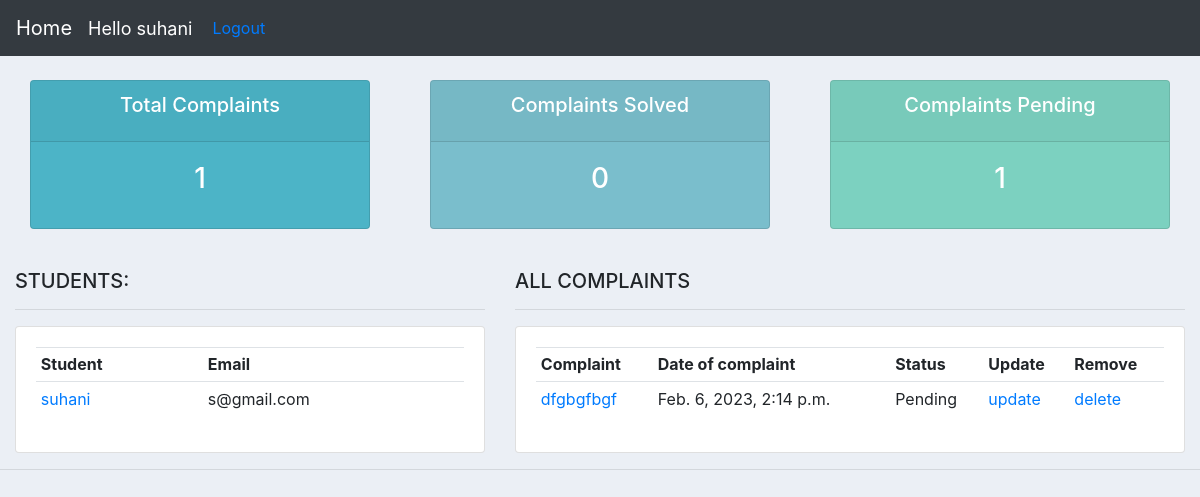
The page /home/ (signed in) on the database its author committed.
### portal/models.py (models this page shows, shortened)
class Student(models.Model):
    user=models.OneToOneField(User,null=True,on_delete=models.CASCADE)
    name = models.CharField(max_length=200, null=True)
    phone = models.CharField(max_length=10, null=True)
    email = models.CharField(max_length=200, null=True,validators=[EmailValidator("Email is not valid")])
    date_created = models.DateTimeField(auto_now_add=True, null=True)

class Complaint(models.Model):
    title = models.CharField(max_length=200)
    Area_choices= (
        ('Hostel','Hostel'),
        ('Academics','Academics'),
        ('Administrative','Administrative'),
        ('N','none'),
    )
    area=models.CharField(max_length=25,choices=Area_choices,default='N')
    Department_choice=(
        ('Computer Engineering' ,'Computer Engineering'),
        ('Electronics Engineering','Electronics Engineering'),
        ('Electrical Engineering','Electrical Engineering'),
        ('Civil Engineering','Civil Engineering'),
        ('Information Technology','Information Technology'),
        ('None','None'),
    )
    STATUS=(
        ('Pending','Pending'),
        ('Solved','Solved'),
    )
    status=models.CharField(max_length=8,null=True,choices=STATUS,default='Pending')
    Department=models.CharField(max_length=35,choices=Department_choice,default='N')
    details = models.TextField(blank=True)
    pub_date = models.DateTimeField(auto_now=True)
    student=models.ForeignKey(Student,on_delete=models.SET_NULL,null=True)

### portal/views.py (the view)
# urls.py: 2. Add a URL to urlpatterns:  path('', views.home, name='home')
@login_required(login_url='login')
def home(request):
    complaints = Complaint.objects.all()
    student = Student.objects.all()
    total_students = student.count()
    total_complaints = complaints.count()
    solved = complaints.filter(status='Solved').count()
    pending = complaints.filter(status='Pending').count()
    group=None
    if request.user.groups.exists():
        group=request.user.groups.all()[0].name
    if group == 'student':
        student=Student.objects.get(id=request.user.student.id)
        complaints = request.user.student.complaint_set.all()
        total_complaints = complaints.count()
        solved = complaints.filter(status='Solved').count()
        pending = complaints.filter(status='Pending').count()
    context = {
        'student': student,
        'complaints': complaints,
        'total_complaints': total_complaints,
        'solved': solved,
        'pending': pending
    }
    return render(request, 'dashboard.html', context)

### templates/dashboard.html (shortened to what this page needs)
{%  extends 'main.html' %}
{% block content %}
{%  include 'status.html' %}
<br>
<div class="row">
	{% if not request.user.is_staff %}
	<div class="col-md-5">
		<h5>STUDENTS:</h5>
		<hr>
		<div class="card card-body">
			<table class="table table-sm">
				<tr>
					<th>Student</th>
					<th>Email</th>
				</tr>
				<tr>
					<td><a href="{% url 'student' student.id %}" class="href">{{student.name}} </a></td>
					<td>{{student.email}}</td>
				</tr>
			</table>
			{% endif %}
		</div>
	</div>
	<div class="col-md-7">
		<h5>ALL  COMPLAINTS</h5>
		<hr>
		<div class="card card-body">
			<table class="table table-sm">
				<tr>
					<th>Complaint</th>
					<th>Date of complaint</th>
					<th>Status</th>
					{% if not request.user.is_staff %}
					<th>Update</th>
					{% endif %}
					<th>Remove</th>
				</tr>
				{% for complaint in complaints %}
				<tr>
					<td><a href="{% url 'complaint' complaint.id %} "  class="href">{{complaint.title}}</a></td>
					<td>{{complaint.pub_date}}</td>
					<td>{{complaint.status}}</td>
					{% if not request.user.is_staff %}
					<td><a href="{% url 'update_complaint' complaint.id %}" class="href">update</a></td>
					{% endif %}
					<td><a href="{% url 'delete_complaint' complaint.id %}" class="href">delete</a></td>
				</tr>
			   {% endfor %}
			</table>
		</div>
	</div>
</div>
{% endblock %}

### templates/navbar.html (shortened to what this page needs)
{% load static %}
<nav class="navbar navbar-expand-lg navbar-dark bg-dark">
    <a class="navbar-brand" href="{% url 'home2' %}">Home</a>
    <span class="hello-msg">Hello {{request.user}}</span>
    <span><a href="{% url 'logout' %}" class="href"> Logout</a></span>
  </nav>

### static/css/main.css (style rules this page uses)
body { background-color: #ebeff5; }

### templates/navbar.html (style rules this page uses)
.hello-msg { font-size:18px; color: #fff; margin-right:20px; }

### rows shown on the page
Student: name "suhani", email "s@gmail.com"
Complaint: title "dfgbgfbgf", pub_date "Feb. 6, 2023, 2:14 p.m.", status "Pending"

### other values the page prints
{{ request.user }} "suhani"
{{ total_complaints }} "1"
{{ solved }} "0"
{{ pending }} "1"
